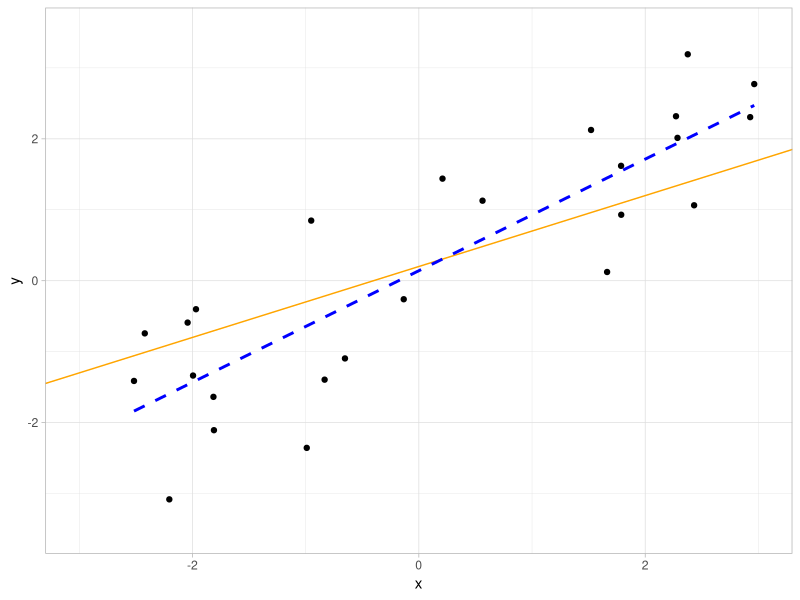
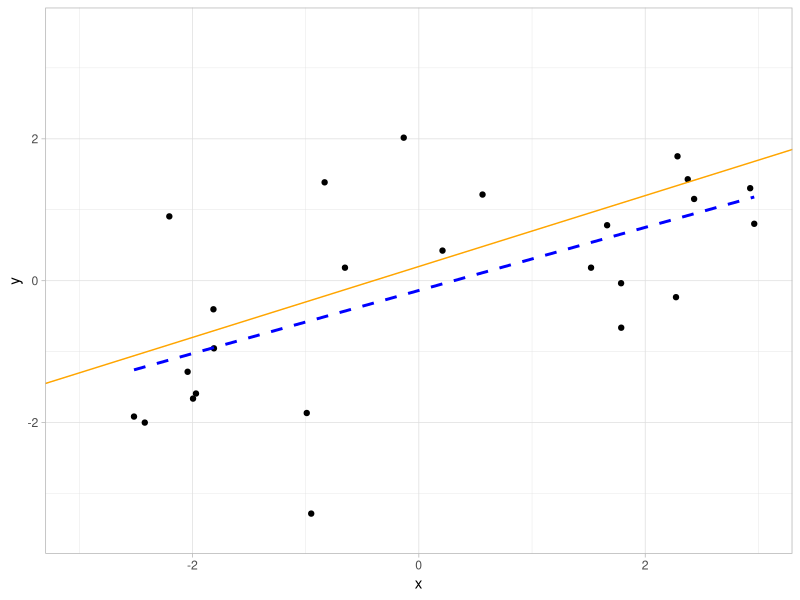

Recreate these plots in R, in order.
library(tidyverse)
library(broom)


##################################################
### Generate data from a KNOWN simple regression model
### to explore sampling variation
##################################################

# Set up KNOWN parameters in simulation 
beta = c(0.2, 0.5)
sigma = 1
n = 25


# Simulate x-values to use in each trial of the simulation
set.seed(123456) #Make simulation reproducible
x = runif(n, min = -3, max = 3)


# Generate y-values from model
y = beta[1] + beta[2] * x + rnorm(n, mean = 0, sd = sigma)


# Plot the data and the regression lines
data.frame(x, y) %>%
  ggplot(aes(x = x, y = y)) +
  geom_point() +
  xlim(-3, 3) +
  ylim(-3.5, 3.5) +
  theme_light() +
  geom_abline(intercept = 0.2, slope = 0.5, color = "orange") + #population regression line
  geom_smooth(method = "lm", se = FALSE, color = "blue", linetype = "dashed") #sample regression line 
  
# Obtain coefficient values
fitted_model = lm(y ~ 1 + x)

coef(fitted_model)[[1]] #Extract intercept
coef(fitted_model)[[2]] #Extract slope

# Alternatively...
tidy(fitted_model)$estimate[1]
tidy(fitted_model)$estimate[2]


# What can we extract
names(fitted_model)


# You can also extract y-hats, residuals, sampling variances
fitted(fitted_model)
resid(fitted_model)
vcov(fitted_model)


# We can also extract from the summary() output
names(summary(fitted_model))
summary(fitted_model)$fstatistic[[1]] #Extract F-statistic
glance(fitted_model)$statistic[[1]]   #Extract F-statistic using glance() function


#################################
# Writing functions
#################################

set.seed(123456) #Make simulation reproducible
n = 25
x = runif(n, min = -3, max = 3)


# Function to generate random data from a regression model with normally distributed errors
lm_sim = function(beta_0, beta_1, sigma){
  # Generate y-values from model
  y = beta_0 + beta_1 * x + rnorm(n, mean = 0, sd = sigma)
  
  #output y
  return(y)
}


# Use function
lm_sim(beta_0 = 0.2, beta_1 = 0.5, sigma = 1)




# Function to generate random data from a regression model with normally distributed errors, 
# and plot the results
lm_sim_plot = function(beta_0, beta_1, sigma){
  # Generate y-values from model
  y = beta_0 + beta_1 * x + rnorm(n, mean = 0, sd = sigma)
  
  # Plot the data and the regression lines
  p1 = data.frame(x, y) %>%
    ggplot(aes(x = x, y = y)) +
    geom_point() +
    xlim(-3, 3) +
    ylim(-3.5, 3.5) +
    theme_light() +
    geom_abline(intercept = 0.2, slope = 0.5, color = "orange") + #population regression line
    geom_smooth(method = "lm", se = FALSE, color = "blue", linetype = "dashed") #sample regression line
  
  #output plot
  return(p1)
}


# Use function
lm_sim_plot(beta_0 = 0.2, beta_1 = 0.5, sigma = 1)









